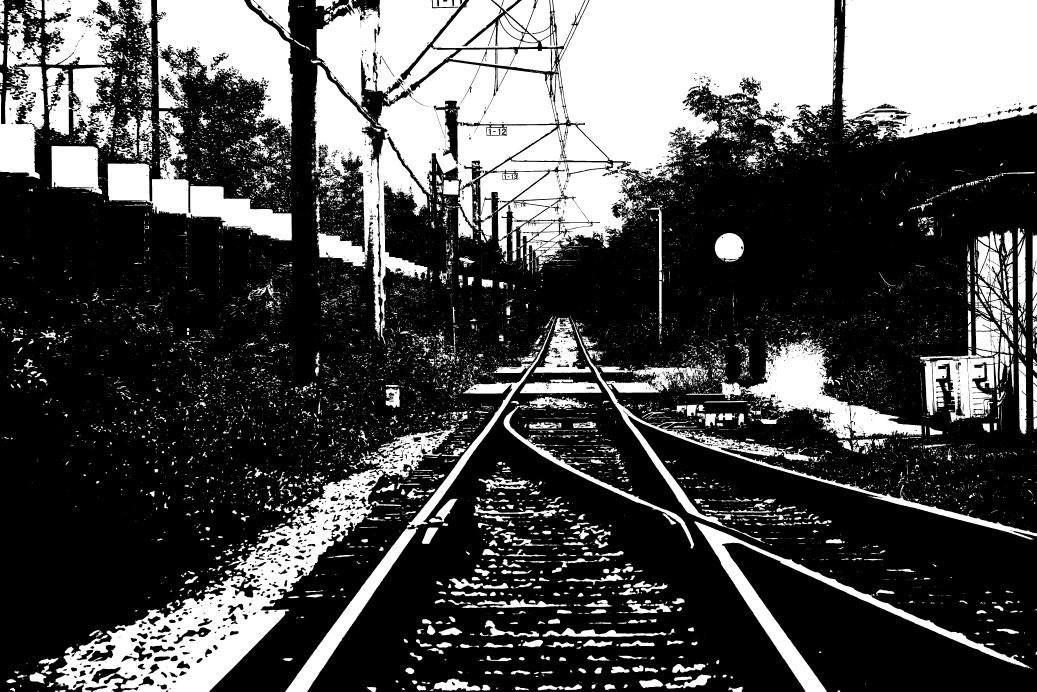
#> input picture paper/track-line-dec/Otsu.png, 5184 x 3456 px (shown at 1/5 size)
$ python -i car-dec-test.py   (imports and definitions only)
#> lines starting #> are read from the running program, lines starting #| are printed output that depends on the picture; after the words box and inside, x2 and y2 are one past the last pixel; in counts of white or black regions, pixels touching at a corner belong together
import numpy as np
import cv2 as cv
import matplotlib.pyplot as plt

# 灰度图转换
def grayscale(image):
    return cv.cvtColor(image, cv.COLOR_RGB2GRAY)

# Canny边缘检测
def canny(image, low_threshold, high_threshold):
    return cv.Canny(image, low_threshold, high_threshold)

# 高斯滤波
def gaussian_blur(image, kernel_size):
    return cv.GaussianBlur(image, (kernel_size, kernel_size), 0)

# 生成感兴趣区域即Mask掩模
def region_of_interest(image, vertices):

    mask = np.zeros_like(image)  # 生成图像大小一致的zeros矩

    # 填充顶点vertices中间区域
    if len(image.shape) > 2:
        channel_count = image.shape[2]
        ignore_mask_color = (255,) * channel_count
    else:
        ignore_mask_color = 255

    # 填充函数
    cv.fillPoly(mask, vertices, ignore_mask_color)
    masked_image = cv.bitwise_and(image, mask)
    return masked_image

# 原图像与车道线图像按照a:b比例融合
def weighted_img(img, initial_img, a=0.8, b=1., c=0.):
    return cv.addWeighted(initial_img, a, img, b, c)

# def reset_global_vars():
#
#     global SET_LFLAG
#     global SET_RFLAG
#     global LAST_LSLOPE
#     global LAST_RSLOPE
#     global LAST_LEFT
#     global LAST_RIGHT
#
#     SET_RFLAG = 0
#     SET_LFLAG = 0
#     LAST_LSLOPE = 0
#     LAST_RSLOPE = 0
#     LAST_RIGHT = [0, 0, 0]
#     LAST_LEFT = [0, 0, 0]

def draw_lines(image, lines, color=[255,0,0], thickness=2):

    right_y_set = []
    right_x_set = []
    right_slope_set = []

    left_y_set = []
    left_x_set = []
    left_slope_set = []

    slope_min = .35  # 斜率低阈值
    slope_max = .85  # 斜率高阈值
    middle_x = image.shape[1] / 2  # 图像中线x坐标
    max_y = image.shape[0]  # 最大y坐标

    for line in lines:
        for x1, y1, x2, y2 in line:
            fit = np.polyfit((x1, x2), (y1, y2), 1)    # 拟合成直线
            slope = fit[0]  # 斜率

            if slope_min < np.absolute(slope) <= slope_max:

                # 将斜率大于0且线段X坐标在图像中线右边的点存为右边车道线
                if slope > 0 and x1 > middle_x and x2 > middle_x:
                    right_y_set.append(y1)
                    right_y_set.append(y2)
                    right_x_set.append(x1)
                    right_x_set.append(x2)
                    right_slope_set.append(slope)

                # 将斜率小于0且线段X坐标在图像中线左边的点存为左边车道线
                elif slope < 0 and x1 < middle_x and x2 < middle_x:
                    left_y_set.append(y1)
                    left_y_set.append(y2)
                    left_x_set.append(x1)
                    left_x_set.append(x2)
                    left_slope_set.append(slope)

    global left_x_top
    global left_y_top
    global lslope
    left_x_top = 0
    left_y_top = 0
    lslope = int(np.median(left_slope_set))

    # 绘制左车道线
    if left_y_set:
        lindex = left_y_set.index(min(left_y_set))  # 最高点
        left_x_top = left_x_set[lindex]
        left_y_top = left_y_set[lindex]
        lslope = np.median(left_slope_set)   # 计算平均值

    # 根据斜率计算车道线与图片下方交点作为起点
    left_x_bottom = int(left_x_top + (max_y - left_y_top) / lslope)

    # 绘制线段
    cv.line(image, (left_x_bottom, max_y), (left_x_top, left_y_top), color, thickness)


    # 绘制右车道线
    if right_y_set:
        rindex = right_y_set.index(min(right_y_set))  # 最高点
        right_x_top = right_x_set[rindex]
        right_y_top = right_y_set[rindex]
        rslope = np.median(right_slope_set)

    # 根据斜率计算车道线与图片下方交点作为起点
    right_x_bottom = int(right_x_top + (max_y - right_y_top) / rslope)

    # 绘制线段
    cv.line(image, (right_x_top, right_y_top), (right_x_bottom, max_y), color, thickness)

def hough_lines(img, rho, theta, threshold, min_line_len, max_line_gap):

    # rho：线段以像素为单位的距离精度
    # theta : 像素以弧度为单位的角度精度(np.pi/180较为合适)
    # threshold : 霍夫平面累加的阈值
    # minLineLength : 线段最小长度(像素级)
    # maxLineGap : 最大允许断裂长度
    lines = cv.HoughLinesP(img, rho, theta, threshold, np.array([]), minLineLength=min_line_len, maxLineGap=max_line_gap)
    return lines

def process_image(image):

    rho = 1       # 霍夫像素单位
    theta = np.pi / 180    # 霍夫角度移动步长
    hof_threshold = 20   # 霍夫平面累加阈值threshold
    min_line_len = 30    # 线段最小长度
    max_line_gap = 60    # 最大允许断裂长度

    kernel_size = 5      # 高斯滤波器大小size
    canny_low_threshold = 75     # canny边缘检测低阈值
    canny_high_threshold = canny_low_threshold * 3    # canny边缘检测高阈值

    alpha = 0.8   # 原图像权重
    beta = 1.     # 车道线图像权重
    lambda_ = 0.

    imshape = image.shape  # 获取图像大小

    # 灰度图转换
    gray = grayscale(image)

    # 高斯滤波
    blur_gray = gaussian_blur(gray, kernel_size)

    # Canny边缘检测
    edge_image = canny(blur_gray, canny_low_threshold, canny_high_threshold)

    # 生成Mask掩模
    vertices = np.array([[(0, imshape[0]), (9 * imshape[1] / 20, 11 * imshape[0] / 18),
                          (11 * imshape[1] / 20, 11 * imshape[0] / 18), (imshape[1], imshape[0])]], dtype=np.int32)
    masked_edges = region_of_interest(edge_image, vertices)

    # 基于霍夫变换的直线检测
    lines = hough_lines(masked_edges, rho, theta, hof_threshold, min_line_len, max_line_gap)
    line_image = np.zeros_like(image)

    # 绘制车道线线段
    draw_lines(line_image, lines, thickness=10)

    # 图像融合
    lines_edges = weighted_img(image, line_image, alpha, beta, lambda_)
    return lines_edges

# [18 lines not run here, left out]

>>> import cv2
>>> picture = cv2.cvtColor(cv2.imread('Otsu.png'), cv2.COLOR_BGR2RGB)
#> picture is the input picture: shape (3456, 5184, 3); 31.2% white; 19713 white regions (15215 under 20 px), largest, box (x1, y1, x2, y2) and area: (2796, 0, 4179, 913) 855975, (1582, 0, 2783, 1130) 610243, (4206, 0, 5184, 691) 590359
>>> result = process_image(picture)
#> in canny, `return cv.Canny(image, low_threshold, high_threshold)`:
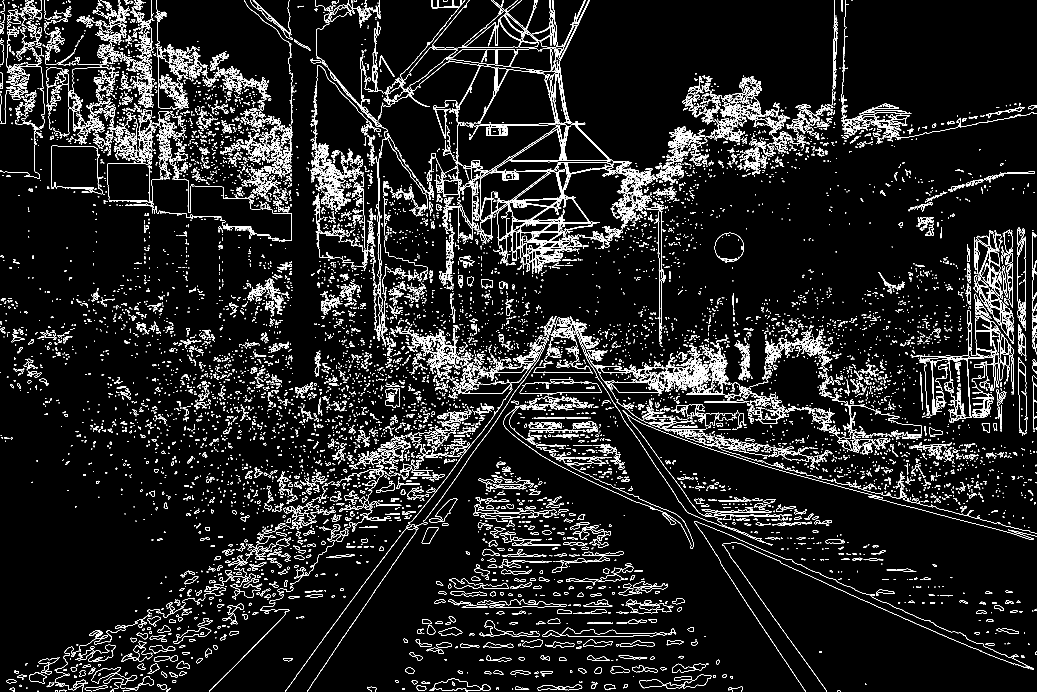
#> returned value: shape (3456, 5184) (shown at 1/5 size); 3.8% white in thin lines or dots
#> in region_of_interest, `cv.fillPoly(mask, vertices, ignore_mask_color)`:
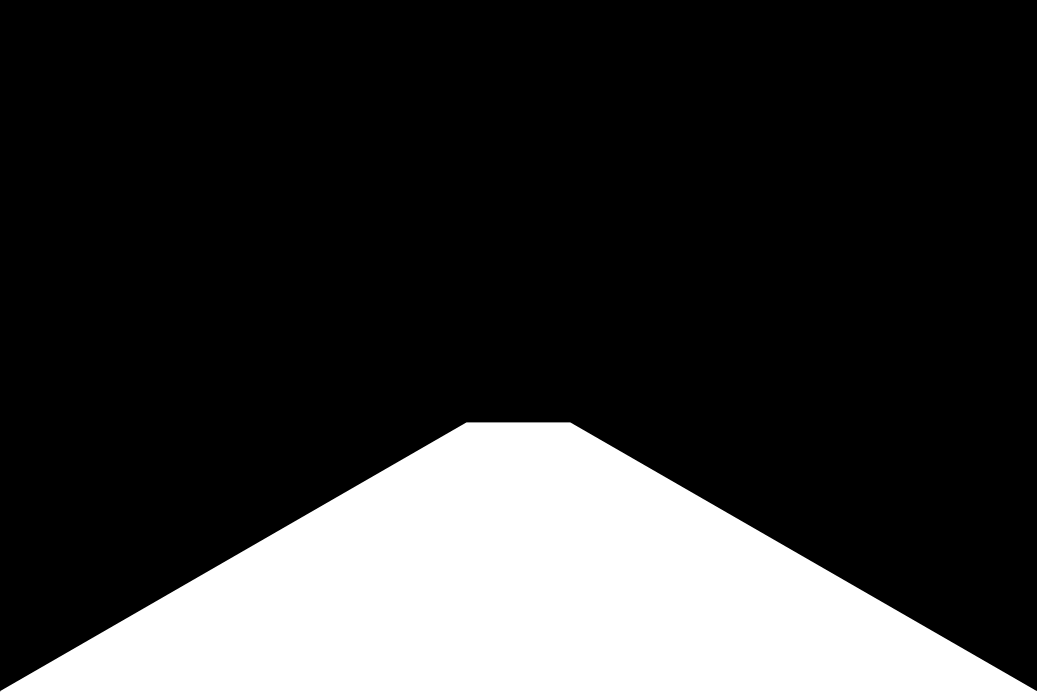
#> mask: shape (3456, 5184) (shown at 1/5 size); 21.4% white; 1 white region, box (x1, y1, x2, y2) and area: (1, 2112, 5184, 3456) 3833405
#> in region_of_interest, `masked_image = cv.bitwise_and(image, mask)`:
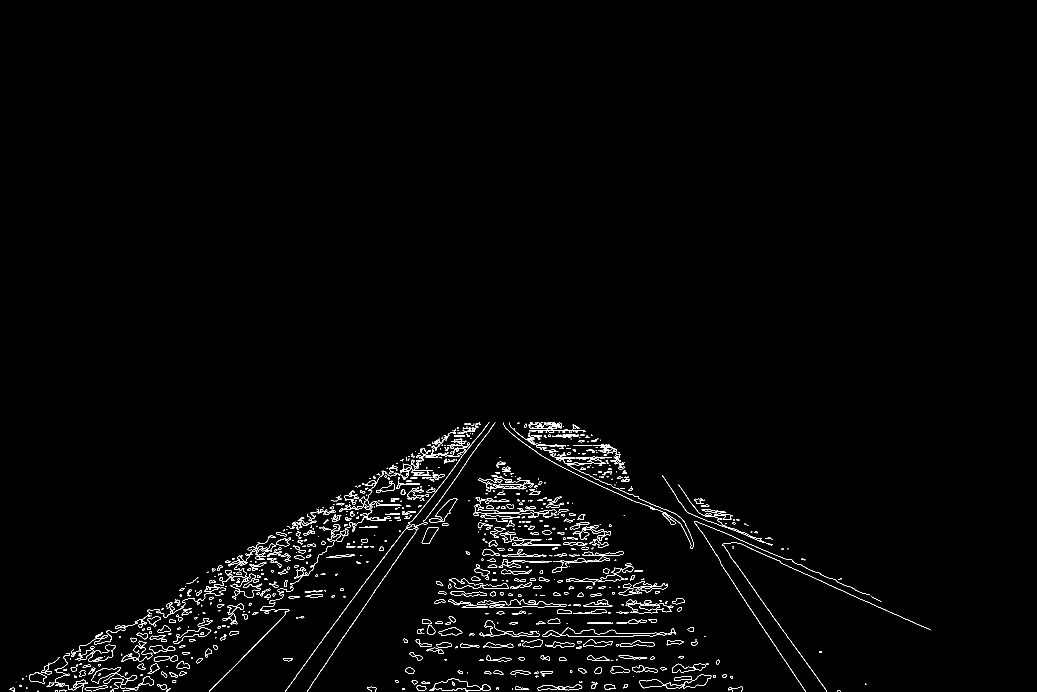
#> masked_image: shape (3456, 5184) (shown at 1/5 size); 0.63% white in thin lines or dots, all inside (x1, y1, x2, y2) = (49, 2112, 4660, 3456)
#> the loop in draw_lines, `for line in lines:` made 4498 passes
#> line on passes 1 to 3: [[1743, 3021, 2053, 2609]], [[1047, 3455, 1337, 3165]], [[1731, 3167, 1966, 2820]]
#> after the loop in draw_lines, `for line in lines:`: left_slope_set = 737 values, max -0.351 at index 704, min -0.846 at index 523, mean -0.564; left_x_set = 1474 values, max 2591 at index 1357, min 67 at index 866, mean 1427.6; left_y_set = 1474 values, max 3455 at index 1072, min 2113 at index 1019, mean 2847.5; right_slope_set = 218 values, max 0.847 at index 113, min 0.353 at index 189, mean 0.529; right_x_set = 436 values, max 4654 at index 1, min 2593 at index 248, mean 3164.9; right_y_set = 436 values, max 3445 at index 361, min 2112 at index 126, mean 2744.4
#> in draw_lines, `lslope = int(np.median(left_slope_set))`: lslope = 0
#> in draw_lines, `lindex = left_y_set.index(min(left_y_set))`: lindex = 1019
#> in draw_lines, `left_x_top = left_x_set[lindex]`: left_x_top = 2397
#> in draw_lines, `left_y_top = left_y_set[lindex]`: left_y_top = 2113
#> in draw_lines, `lslope = np.median(left_slope_set)`: lslope = -0.554
#> in draw_lines, `left_x_bottom = int(left_x_top + (max_y - left_y_top) / lslope)`: left_x_bottom = -25
#> in draw_lines, `cv.line(image, (left_x_bottom, max_y), (left_x_top, left_y_top), color..`:
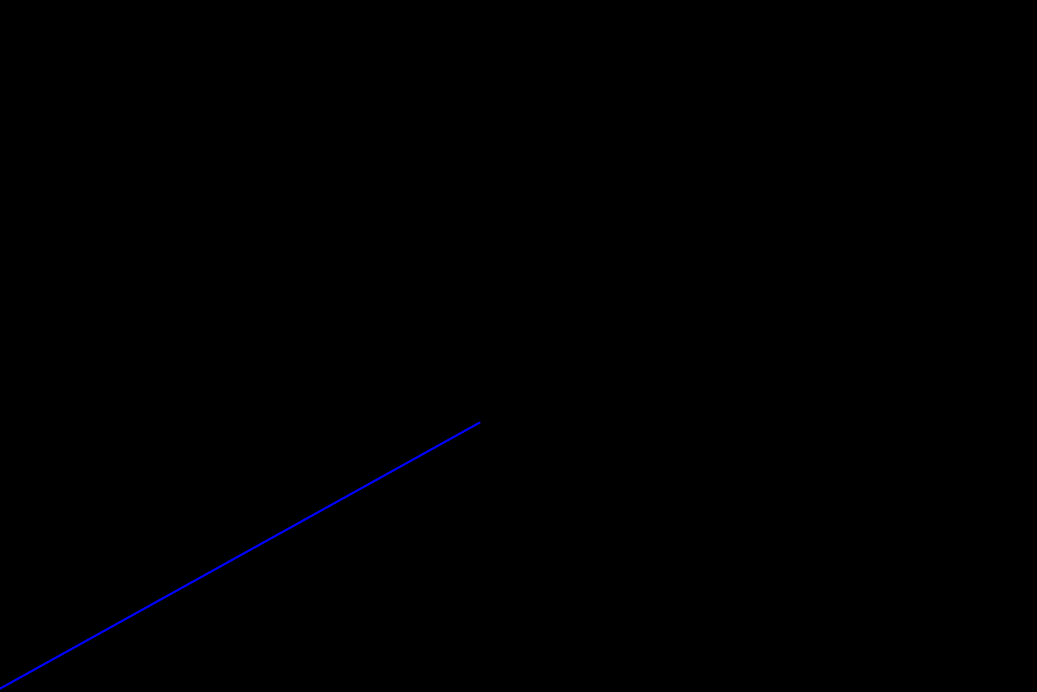
#> image: shape (3456, 5184, 3) (shown at 1/5 size); mean of channels 0, 1, 2 0.4, 0, 0; drawn as B, G, R
#> in draw_lines, `rindex = right_y_set.index(min(right_y_set))`: rindex = 126
#> in draw_lines, `right_x_top = right_x_set[rindex]`: right_x_top = 2711
#> in draw_lines, `right_y_top = right_y_set[rindex]`: right_y_top = 2112
#> in draw_lines, `rslope = np.median(right_slope_set)`: rslope = 0.466
#> in draw_lines, `right_x_bottom = int(right_x_top + (max_y - right_y_top) / rslope)`: right_x_bottom = 5595
